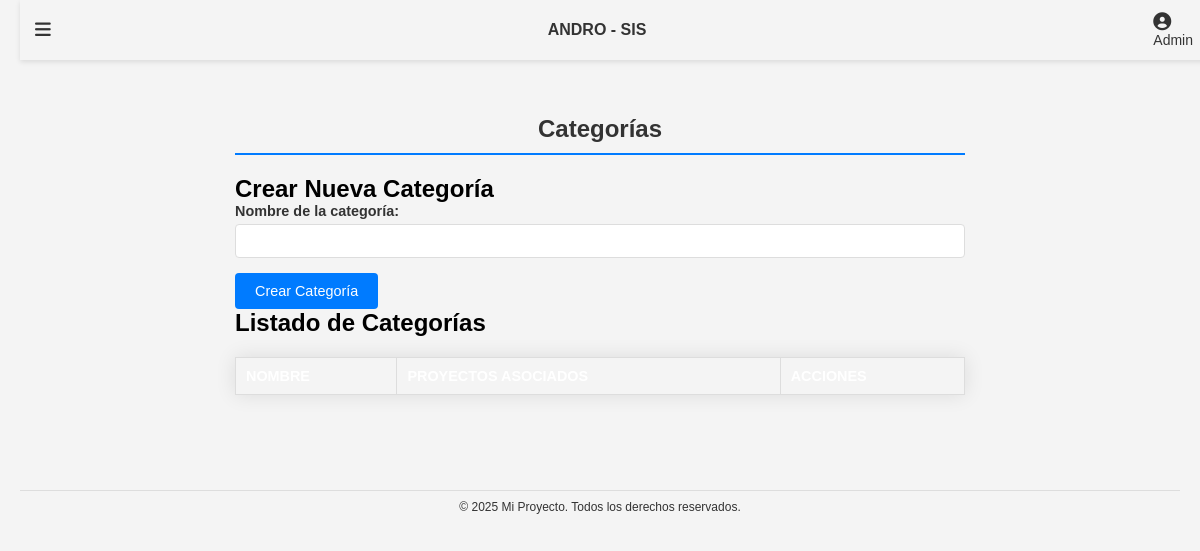
The page /includes/index.php?view=admin_NCategoria (signed in) on the database as committed earlier.
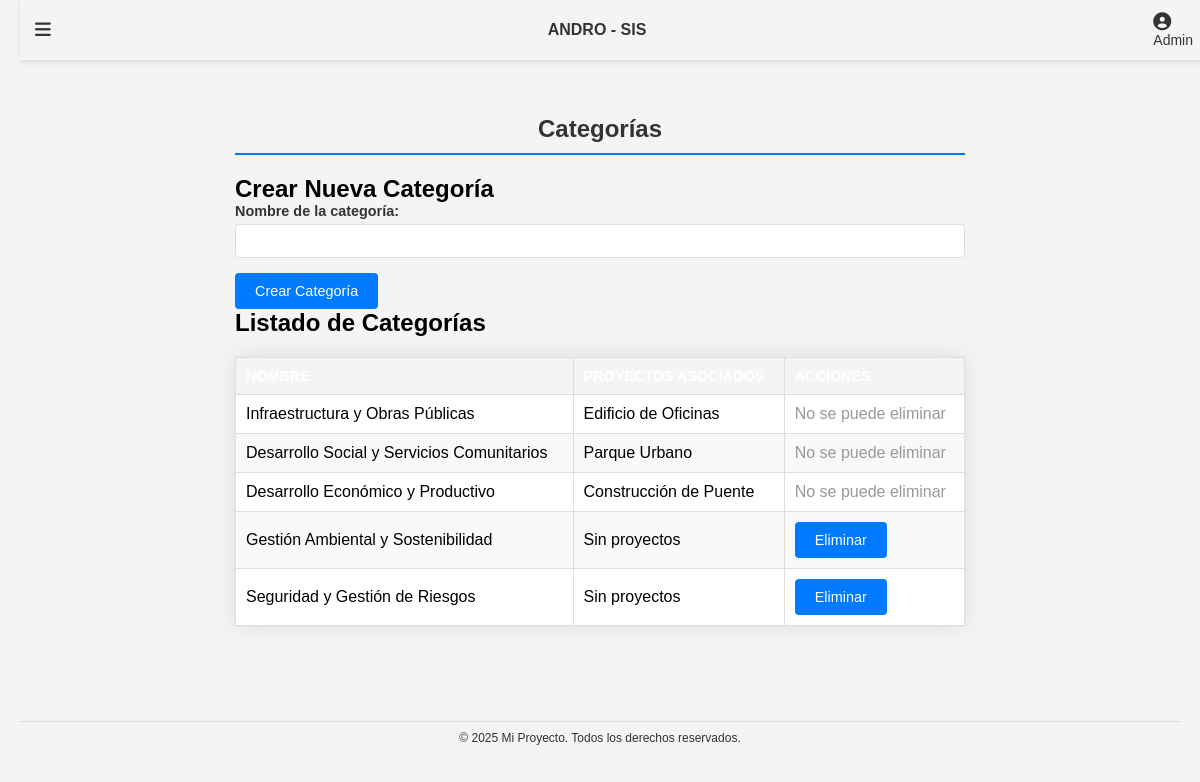
The same page on the database as committed later.
### tables this page shows
CREATE TABLE `categorias` (
  `id_categoria` int(11) NOT NULL,
  `nombre` varchar(255) NOT NULL
);

### includes/vistas/admin_NCategoria.php (the view, shortened to what this page needs)
<?php
require_once '../conection/conexion.php';
try {
    $sql = "SELECT c.id_categoria, c.nombre AS categoria_nombre,
            GROUP_CONCAT(p.titulo SEPARATOR ', ') AS proyectos
            FROM categorias c
            LEFT JOIN proyecto p ON c.id_categoria = p.id_categoria
            GROUP BY c.id_categoria
            ORDER BY c.id_categoria";
    $stmt = $conn->query($sql);
    $categorias = $stmt->fetchAll(PDO::FETCH_ASSOC);
} catch (PDOException $e) {
    $error = "Error al obtener categorías: " . $e->getMessage();
}
?>
<!DOCTYPE html>
<html lang="es">
<head>
</head>
<body>
    <div class="container">
        <h1>Categorías</h1>
        <h2>Crear Nueva Categoría</h2>
        <form method="POST">
            <div class="form-group">
                <label>Nombre de la categoría:</label>
                <input type="text" name="nombre_categoria" required>
            </div>
            <button type="submit" name="crear_categoria">Crear Categoría</button>
        </form>
        <h2>Listado de Categorías</h2>
        <table>
            <thead>
                <tr>
                    <th>Nombre</th>
                    <th>Proyectos asociados</th>
                    <th>Acciones</th>
                </tr>
            </thead>
            <tbody>
                <?php foreach ($categorias as $categoria): ?>
                <tr>
                    <td><?php echo htmlspecialchars($categoria['categoria_nombre']); ?></td>
                    <td><?php echo $categoria['proyectos'] ? htmlspecialchars($categoria['proyectos']) : 'Sin proyectos'; ?></td>
                    <td>
                        <?php if (empty($categoria['proyectos'])): ?>
                            <form class="form-eliminar" method="POST" onsubmit="return confirm('¿Seguro que deseas eliminar esta categoría?')">
                                <button type="submit" name="eliminar_categoria">Eliminar</button>
                            </form>
                        <?php else: ?>
                            <span style="color: #999;">No se puede eliminar</span>
                        <?php endif; ?>
                    </td>
                </tr>
                <?php endforeach; ?>
            </tbody>
        </table>
    </div>
</body>
</html>

Rows that differ between the two databases and show on the page:
added categorias: nombre "Infraestructura y Obras Públicas", proyectos "Edificio de Oficinas", shows "No se puede eliminar"
added categorias: nombre "Desarrollo Social y Servicios Comunitarios", proyectos "Parque Urbano", shows "No se puede eliminar"
added categorias: nombre "Desarrollo Económico y Productivo", proyectos "Construcción de Puente", shows "No se puede eliminar"
added categorias: nombre "Gestión Ambiental y Sostenibilidad", shows "Sin proyectos"
added categorias: nombre "Seguridad y Gestión de Riesgos", shows "Sin proyectos"
